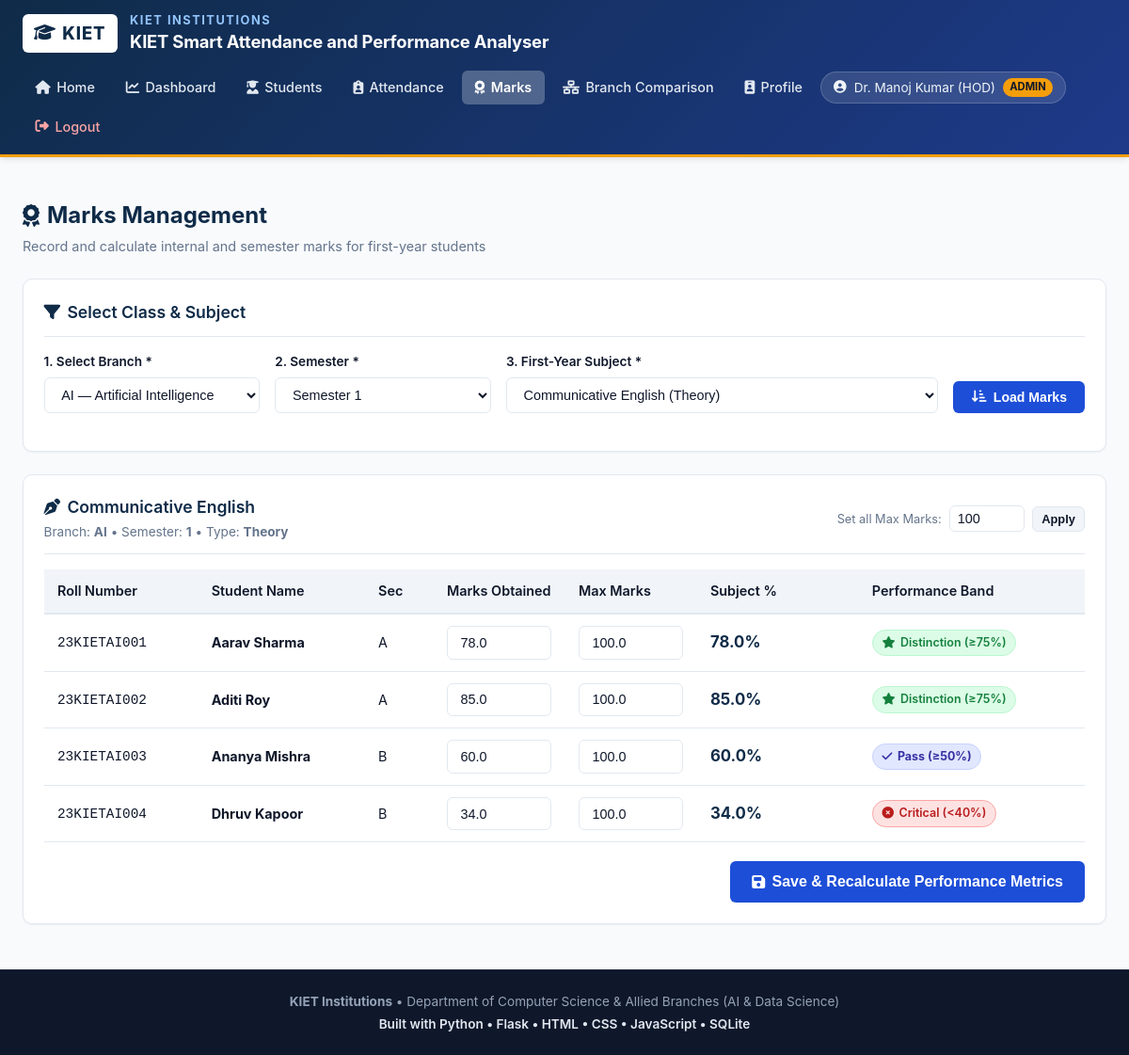
The page /marks (signed in) on the database its author committed.
### tables this page shows
CREATE TABLE subjects (
        id INTEGER PRIMARY KEY AUTOINCREMENT,
        subject_name TEXT NOT NULL,
        semester INTEGER NOT NULL,
        branch TEXT DEFAULT 'ALL',
        subject_type TEXT DEFAULT 'Theory'
    );

CREATE TABLE students (
        id INTEGER PRIMARY KEY AUTOINCREMENT,
        user_id INTEGER UNIQUE NOT NULL,
        roll_number TEXT UNIQUE NOT NULL,
        branch TEXT NOT NULL,
        semester INTEGER NOT NULL DEFAULT 1,
        section TEXT NOT NULL DEFAULT 'A',
        FOREIGN KEY (user_id) REFERENCES users (id) ON DELETE CASCADE
    );

CREATE TABLE users (
        id INTEGER PRIMARY KEY AUTOINCREMENT,
        name TEXT NOT NULL,
        email TEXT UNIQUE NOT NULL,
        password_hash TEXT NOT NULL,
        role TEXT NOT NULL CHECK(role IN ('admin', 'teacher', 'student')),
        branch TEXT,
        semester INTEGER,
        created_at TIMESTAMP DEFAULT CURRENT_TIMESTAMP
    );

### app.py (the view)
@app.route('/marks')
@teacher_or_admin_required
def marks_view():
    branch = request.args.get('branch', 'AI')
    sem = int(request.args.get('sem', 1))
    subject_id = request.args.get('subject_id', type=int)
    conn = get_db()
    cursor = conn.cursor()
    cursor.execute("""
        SELECT id, subject_name, subject_type
        FROM subjects
        WHERE semester = ?
        ORDER BY id
    """, (sem,))
    subjects = cursor.fetchall()
    current_subject = None
    student_records = []
    if subjects:
        if not subject_id or not any(s['id'] == subject_id for s in subjects):
            subject_id = subjects[0]['id']
        cursor.execute("SELECT id, subject_name, subject_type FROM subjects WHERE id = ?", (subject_id,))
        current_subject = cursor.fetchone()
        cursor.execute("""
            SELECT
                s.id as student_id,
                u.name,
                s.roll_number,
                s.section,
                COALESCE(m.marks_obtained, 0.0) as marks_obtained,
                COALESCE(m.maximum_marks, 100.0) as maximum_marks,
                COALESCE(m.percentage, 0.0) as percentage
            FROM students s
            JOIN users u ON s.user_id = u.id
            LEFT JOIN marks m ON s.id = m.student_id AND m.subject_id = ?
            WHERE s.branch = ? AND s.semester = ?
            ORDER BY s.roll_number ASC
        """, (subject_id, branch, sem))
        student_records = cursor.fetchall()
    conn.close()
    return render_template(
        'marks.html',
        selected_branch=branch,
        selected_sem=sem,
        selected_subject_id=subject_id,
        subjects=subjects,
        current_subject=current_subject,
        student_records=student_records,
        active_page='marks'
    )

### app.py (called while the page is built)
def teacher_or_admin_required(f):
    @wraps(f)
    def decorated_function(*args, **kwargs):
        if 'user_id' not in session:
            flash("Please log in to access this page.", "warning")
            return redirect(url_for('login'))
        if session.get('role') not in ['admin', 'teacher']:
            flash("Access denied: Students cannot access administrative management pages.", "danger")
            return redirect(url_for('student_dashboard'))
        return f(*args, **kwargs)
    return decorated_function

@app.context_processor
def inject_global_vars():
    return {
        'branches': Config.BRANCHES,
        'branch_codes': Config.BRANCH_CODES,
        'semesters': Config.SEMESTERS
    }

### database.py (called while the page is built)
def get_db():
    conn = sqlite3.connect(Config.DATABASE)
    conn.row_factory = sqlite3.Row
    conn.execute("PRAGMA foreign_keys = ON;")
    return conn

### templates/marks.html (shortened to what this page needs)
{% extends "base.html" %}
{% block content %}
<div class="page-header">
    <div>
        <h1 class="page-title"><i class="fa-solid fa-award"></i> Marks Management</h1>
        <p class="page-subtitle">Record and calculate internal and semester marks for first-year students</p>
    </div>
</div>
<div class="card" style="margin-bottom: 1.5rem;">
    <div class="card-header">
        <h3 class="card-title"><i class="fa-solid fa-filter"></i> Select Class &amp; Subject</h3>
    </div>
    <form method="GET" action="{{ url_for('marks_view') }}" class="form-row" style="align-items: flex-end;">
        <div class="form-group" style="min-width: 160px;">
            <label class="form-label" for="filter_branch">1. Select Branch *</label>
            <select id="filter_branch" name="branch" class="form-select" required>
                {% for b in branches %}
                    <option value="{{ b.code }}" {% if selected_branch == b.code %}selected{% endif %}>{{ b.code }} — {{ b.name }}</option>
                {% endfor %}
            </select>
        </div>
        <div class="form-group" style="min-width: 140px;">
            <label class="form-label" for="filter_sem">2. Semester *</label>
            <select id="filter_sem" name="sem" class="form-select" required onchange="this.form.submit()">
                <option value="1" {% if selected_sem == 1 %}selected{% endif %}>Semester 1</option>
            </select>
        </div>
        <div class="form-group" style="min-width: 280px; flex: 2;">
            <label class="form-label" for="filter_subject">3. First-Year Subject *</label>
            <select id="filter_subject" name="subject_id" class="form-select" required>
                {% for sub in subjects %}
                    <option value="{{ sub.id }}" {% if selected_subject_id == sub.id %}selected{% endif %}>
                        {{ sub.subject_name }} ({{ sub.subject_type }})
                    </option>
                {% endfor %}
            </select>
        </div>
        <div class="form-group" style="min-width: 140px; flex: 0;">
            <button type="submit" class="btn btn-primary" style="width: 100%;">
                <i class="fa-solid fa-arrow-down-short-wide"></i> Load Marks
            </button>
        </div>
    </form>
</div>
{% if current_subject %}
    <div class="card">
        <div class="card-header">
            <div>
                <h3 class="card-title">
                    <i class="fa-solid fa-pen-nib"></i> {{ current_subject.subject_name }}
                </h3>
                <span style="font-size: 0.85rem; color: var(--text-muted);">
                    Branch: <strong>{{ selected_branch }}</strong> &bull; Semester: <strong>{{ selected_sem }}</strong> &bull; Type: <strong>{{ current_subject.subject_type }}</strong>
                </span>
            </div>
            <div style="display: flex; align-items: center; gap: 0.5rem;">
                <label style="font-size: 0.8rem; color: var(--text-muted); white-space: nowrap;">Set all Max Marks:</label>
                <input type="number" id="quickMaxInput" class="form-control" style="width: 80px; padding: 0.3rem 0.5rem;" value="100" min="10">
                <button type="button" class="btn btn-secondary btn-sm" onclick="applyQuickMax()">Apply</button>
            </div>
        </div>
        <form method="POST" action="{{ url_for('save_marks') }}">
            <div class="table-responsive">
                <table class="table">
                    <thead>
                        <tr>
                            <th>Roll Number</th>
                            <th>Student Name</th>
                            <th>Sec</th>
                            <th style="width: 140px;">Marks Obtained</th>
                            <th style="width: 140px;">Max Marks</th>
                            <th style="min-width: 130px;">Subject %</th>
                            <th>Performance Band</th>
                        </tr>
                    </thead>
                    <tbody>
                        {% if student_records %}
                            {% for rec in student_records %}
                                <tr class="marks-calc-row">
                                    <td><code>{{ rec.roll_number }}</code></td>
                                    <td>
                                        <strong>{{ rec.name }}</strong>
                                    </td>
                                    <td>{{ rec.section }}</td>
                                    <td>
                                        <input type="number" step="0.5" name="marks_obtained_{{ rec.student_id }}" class="form-control marks-obtained-input" value="{{ rec.marks_obtained|default(0) }}" min="0" max="100" required>
                                    </td>
                                    <td>
                                        <input type="number" step="0.5" name="max_marks_{{ rec.student_id }}" class="form-control marks-max-input" value="{{ rec.maximum_marks|default(100) }}" min="1" max="100" required>
                                    </td>
                                    <td>
                                        <span class="marks-pct-display" style="font-size: 1.05rem; font-weight: 700; color: var(--primary-navy);">
                                            {{ rec.percentage }}%
                                        </span>
                                    </td>
                                    <td>
                                        {% if rec.percentage >= 75 %}
                                            <span class="badge badge-green"><i class="fa-solid fa-star"></i> Distinction (&ge;75%)</span>
                                        {% elif rec.percentage >= 50 %}
                                            <span class="badge badge-branch"><i class="fa-solid fa-check"></i> Pass (&ge;50%)</span>
                                        {% elif rec.percentage >= 40 %}
                                            <span class="badge badge-yellow"><i class="fa-solid fa-triangle-exclamation"></i> Borderline (40-49%)</span>
                                        {% else %}
                                            <span class="badge badge-red"><i class="fa-solid fa-circle-xmark"></i> Critical (&lt;40%)</span>
                                        {% endif %}
                                    </td>
                                </tr>
                            {% endfor %}
                        {% else %}
                            <tr>
                                <td colspan="7" style="text-align: center; padding: 2rem; color: var(--text-muted);">
                                    No students registered under Branch <strong>{{ selected_branch }}</strong> (Semester {{ selected_sem }}).
                                </td>
                            </tr>
                        {% endif %}
                    </tbody>
                </table>
            </div>
            {% if student_records %}
                <div style="margin-top: 1.25rem; display: flex; justify-content: flex-end;">
                    <button type="submit" class="btn btn-primary btn-lg">
                        <i class="fa-solid fa-floppy-disk"></i> Save &amp; Recalculate Performance Metrics
                    </button>
                </div>
            {% endif %}
        </form>
    </div>
{% endif %}
{% endblock %}

### static/css/style.css (style rules this page uses)
:root { --primary-navy: #0f2b48; --primary-blue: #1d4ed8; --primary-blue-hover: #1e40af; --primary-light-blue: #3b82f6; --accent-cyan: #0284c7; --bg-main: #f8fafc; --bg-card: #ffffff; --bg-sidebar: #0f172a; --text-main: #0f172a; --text-muted: #64748b; --text-light: #94a3b8; --border-color: #e2e8f0; --border-focus: #93c5fd; --status-green-bg: #dcfce7; --status-green-text: #15803d; --status-green-bar: #16a34a; --status-yellow-bg: #fef3c7; --status-yellow-text: #b45309; --status-yellow-bar: #f59e0b; --status-red-bg: #fee2e2; --status-red-text: #b91c1c; --status-red-bar: #dc2626; --shadow-sm: 0 1px 2px 0 rgb(0 0 0 / 0.05); --shadow-md: 0 4px 6px -1px rgb(0 0 0 / 0.08), 0 2px 4px -2px rgb(0 0 0 / 0.06); --shadow-lg: 0 10px 15px -3px rgb(0 0 0 / 0.08), 0 4px 6px -4px rgb(0 0 0 / 0.04); --radius-sm: 6px; --radius-md: 10px; --radius-lg: 16px; }
* { box-sizing: border-box; margin: 0; padding: 0; }
body { font-family: -apple-system, BlinkMacSystemFont, "Segoe UI", Roboto, "Helvetica Neue", Arial, sans-serif; background-color: var(--bg-main); color: var(--text-main); line-height: 1.5; min-height: 100vh; display: flex; flex-direction: column; }
.page-header { display: flex; justify-content: space-between; align-items: center; flex-wrap: wrap; gap: 1rem; margin-bottom: 1.5rem; }
.page-title { font-size: 1.5rem; font-weight: 700; color: var(--primary-navy); display: flex; align-items: center; gap: 0.5rem; }
.page-subtitle { font-size: 0.9rem; color: var(--text-muted); margin-top: 0.2rem; }
.card { background: var(--bg-card); border-radius: var(--radius-md); border: 1px solid var(--border-color); box-shadow: var(--shadow-sm); padding: 1.35rem; margin-bottom: 1.5rem; transition: transform 0.15s ease, box-shadow 0.15s ease; }
.card-header { display: flex; justify-content: space-between; align-items: center; border-bottom: 1px solid var(--border-color); padding-bottom: 0.75rem; margin-bottom: 1rem; }
.card-title { font-size: 1.1rem; font-weight: 600; color: var(--primary-navy); display: flex; align-items: center; gap: 0.45rem; }
.table-responsive { width: 100%; overflow-x: auto; -webkit-overflow-scrolling: touch; }
.table { width: 100%; border-collapse: collapse; font-size: 0.9rem; text-align: left; }
.table th { background: #f1f5f9; color: var(--text-main); font-weight: 600; padding: 0.75rem 0.9rem; border-bottom: 2px solid var(--border-color); white-space: nowrap; }
.table td { padding: 0.75rem 0.9rem; border-bottom: 1px solid var(--border-color); vertical-align: middle; }
.badge { display: inline-flex; align-items: center; gap: 0.35rem; padding: 0.25rem 0.6rem; border-radius: 9999px; font-size: 0.78rem; font-weight: 600; white-space: nowrap; }
.badge-green, .badge-on-track { background-color: var(--status-green-bg); color: var(--status-green-text); border: 1px solid #bbf7d0; }
.badge-red, .badge-needs-attention { background-color: var(--status-red-bg); color: var(--status-red-text); border: 1px solid #fca5a5; }
.badge-branch { background-color: #e0e7ff; color: #3730a3; font-weight: 700; border: 1px solid #c7d2fe; }
.btn { display: inline-flex; align-items: center; justify-content: center; gap: 0.45rem; font-size: 0.88rem; font-weight: 600; padding: 0.5rem 1rem; border-radius: var(--radius-sm); border: 1px solid transparent; cursor: pointer; transition: all 0.15s ease; text-decoration: none; }
.btn-primary { background-color: var(--primary-blue); color: #ffffff; }
.btn-secondary { background-color: #f1f5f9; color: var(--text-main); border-color: var(--border-color); }
.btn-sm { padding: 0.3rem 0.6rem; font-size: 0.8rem; }
.btn-lg { padding: 0.75rem 1.4rem; font-size: 1rem; }
.form-group { margin-bottom: 1.15rem; }
.form-label { display: block; font-size: 0.85rem; font-weight: 600; color: var(--text-main); margin-bottom: 0.4rem; }
.form-control, .form-select { width: 100%; padding: 0.55rem 0.85rem; font-size: 0.9rem; border-radius: var(--radius-sm); border: 1px solid var(--border-color); background-color: #ffffff; color: var(--text-main); transition: border-color 0.15s ease, box-shadow 0.15s ease; }
.form-row { display: flex; gap: 1rem; flex-wrap: wrap; }
.form-row .form-group { flex: 1; min-width: 200px; }

### rows shown on the page
subjects: subject_name "Communicative English", subject_type "Theory"
students: roll_number "23KIETAI001", name "Aarav Sharma", section "A", marks_obtained "78.0", maximum_marks "100.0", percentage "78.0", shows "Distinction (≥75%)"
students: roll_number "23KIETAI002", name "Aditi Roy", section "A", marks_obtained "85.0", maximum_marks "100.0", percentage "85.0", shows "Distinction (≥75%)"
students: roll_number "23KIETAI003", name "Ananya Mishra", section "B", marks_obtained "60.0", maximum_marks "100.0", percentage "60.0", shows "Pass (≥50%)"
students: roll_number "23KIETAI004", name "Dhruv Kapoor", section "B", marks_obtained "34.0", maximum_marks "100.0", percentage "34.0", shows "Critical (<40%)"

### other values the page prints
{{ session.get('user_name', 'User') }} "Dr. Manoj Kumar (HOD)"
{{ session.get('role', 'user') }} "ADMIN"
{{ selected_branch }} "AI"
{{ selected_sem }} "1"
form field branch "AI — Artificial Intelligence"
form field subject_id "Communicative English (Theory)"
